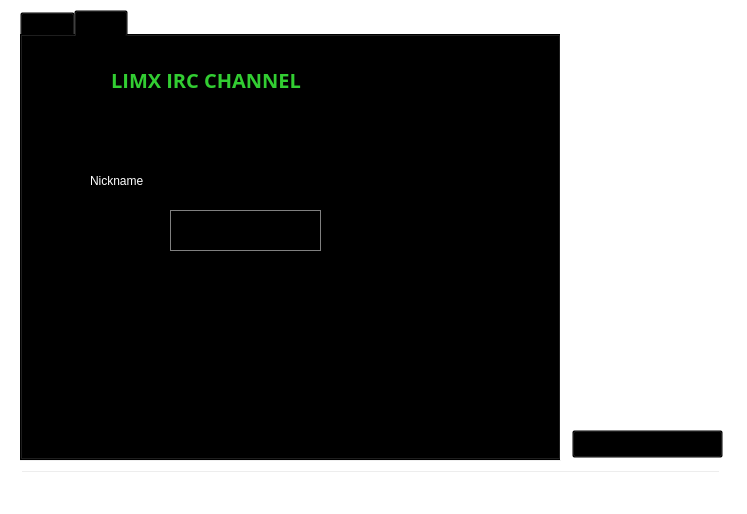
<?xml version="1.0" encoding="UTF-8"?>
<ui version="4.0">
 <class>ChatWindowClass</class>
 <widget class="QWidget" name="ChatWindowClass">
  <property name="geometry">
   <rect>
    <x>0</x>
    <y>0</y>
    <width>747</width>
    <height>514</height>
   </rect>
  </property>
  <property name="styleSheet">
   <string notr="true">background-color: transparent;</string>
  </property>
  <widget class="QWidget" name="widget_2" native="true">
   <property name="geometry">
    <rect>
     <x>0</x>
     <y>0</y>
     <width>741</width>
     <height>511</height>
    </rect>
   </property>
   <widget class="QWidget" name="splitter" native="true">
    <property name="enabled">
     <bool>true</bool>
    </property>
    <property name="geometry">
     <rect>
      <x>10</x>
      <y>10</y>
      <width>721</width>
      <height>501</height>
     </rect>
    </property>
    <property name="styleSheet">
     <string notr="true"/>
    </property>
    <widget class="QTabWidget" name="tab">
     <property name="geometry">
      <rect>
       <x>10</x>
       <y>0</y>
       <width>541</width>
       <height>451</height>
      </rect>
     </property>
     <property name="styleSheet">
      <string notr="true"/>
     </property>
     <property name="tabShape">
      <enum>QTabWidget::Rounded</enum>
     </property>
     <property name="currentIndex">
      <number>1</number>
     </property>
     <property name="tabsClosable">
      <bool>false</bool>
     </property>
     <widget class="QWidget" name="widget_4">
      <attribute name="title">
       <string>Tab 1</string>
      </attribute>
     </widget>
     <widget class="QWidget" name="tab_5">
      <attribute name="title">
       <string>Tab 2</string>
      </attribute>
     </widget>
    </widget>
    <widget class="QLineEdit" name="lineEdit">
     <property name="geometry">
      <rect>
       <x>10</x>
       <y>460</y>
       <width>701</width>
       <height>30</height>
      </rect>
     </property>
     <property name="sizePolicy">
      <sizepolicy hsizetype="Fixed" vsizetype="Fixed">
       <horstretch>0</horstretch>
       <verstretch>0</verstretch>
      </sizepolicy>
     </property>
     <property name="maximumSize">
      <size>
       <width>16777215</width>
       <height>30</height>
      </size>
     </property>
    </widget>
    <widget class="QListView" name="userView">
     <property name="geometry">
      <rect>
       <x>560</x>
       <y>30</y>
       <width>161</width>
       <height>381</height>
      </rect>
     </property>
     <property name="minimumSize">
      <size>
       <width>0</width>
       <height>300</height>
      </size>
     </property>
     <property name="styleSheet">
      <string notr="true">color: rgb(255, 255, 255);</string>
     </property>
    </widget>
    <widget class="QPushButton" name="disconnect">
     <property name="geometry">
      <rect>
       <x>562</x>
       <y>420</y>
       <width>151</width>
       <height>28</height>
      </rect>
     </property>
     <property name="sizePolicy">
      <sizepolicy hsizetype="Preferred" vsizetype="Preferred">
       <horstretch>0</horstretch>
       <verstretch>0</verstretch>
      </sizepolicy>
     </property>
     <property name="text">
      <string>Disconnect</string>
     </property>
    </widget>
   </widget>
   <widget class="QWidget" name="hide3" native="true">
    <property name="geometry">
     <rect>
      <x>10</x>
      <y>10</y>
      <width>731</width>
      <height>501</height>
     </rect>
    </property>
    <property name="styleSheet">
     <string notr="true">background-color: transparent;</string>
    </property>
    <widget class="QWidget" name="layoutWidget">
     <property name="geometry">
      <rect>
       <x>20</x>
       <y>40</y>
       <width>431</width>
       <height>61</height>
      </rect>
     </property>
     <layout class="QHBoxLayout" name="hide1">
      <property name="spacing">
       <number>7</number>
      </property>
      <item>
       <spacer name="horizontalSpacer">
        <property name="orientation">
         <enum>Qt::Horizontal</enum>
        </property>
        <property name="sizeType">
         <enum>QSizePolicy::Fixed</enum>
        </property>
        <property name="sizeHint" stdset="0">
         <size>
          <width>70</width>
          <height>20</height>
         </size>
        </property>
       </spacer>
      </item>
      <item>
       <widget class="QLabel" name="label_9">
        <property name="font">
         <font>
          <family>Open Sans,sans-serif</family>
         </font>
        </property>
        <property name="styleSheet">
         <string notr="true">color: rgb(255, 255, 255);</string>
        </property>
        <property name="text">
         <string>&lt;html&gt;&lt;head/&gt;&lt;body&gt;&lt;p align=&quot;center&quot;&gt;&lt;span style=&quot; font-size:20px; font-weight:600; color:#32cd32;&quot;&gt;LIMX IRC CHANNEL&lt;/span&gt;&lt;/p&gt;&lt;/body&gt;&lt;/html&gt;</string>
        </property>
       </widget>
      </item>
      <item>
       <spacer name="horizontalSpacer_4">
        <property name="orientation">
         <enum>Qt::Horizontal</enum>
        </property>
        <property name="sizeHint" stdset="0">
         <size>
          <width>40</width>
          <height>20</height>
         </size>
        </property>
       </spacer>
      </item>
     </layout>
    </widget>
    <widget class="QLineEdit" name="editPseudo">
     <property name="geometry">
      <rect>
       <x>160</x>
       <y>160</y>
       <width>151</width>
       <height>22</height>
      </rect>
     </property>
     <property name="sizePolicy">
      <sizepolicy hsizetype="Expanding" vsizetype="Preferred">
       <horstretch>0</horstretch>
       <verstretch>0</verstretch>
      </sizepolicy>
     </property>
     <property name="text">
      <string/>
     </property>
    </widget>
    <widget class="QLabel" name="label_5">
     <property name="geometry">
      <rect>
       <x>80</x>
       <y>160</y>
       <width>71</width>
       <height>21</height>
      </rect>
     </property>
     <property name="styleSheet">
      <string notr="true">color: rgb(255, 255, 255);</string>
     </property>
     <property name="text">
      <string>Nickname</string>
     </property>
    </widget>
    <widget class="QPushButton" name="buttonConnect">
     <property name="geometry">
      <rect>
       <x>160</x>
       <y>200</y>
       <width>151</width>
       <height>41</height>
      </rect>
     </property>
     <property name="styleSheet">
      <string notr="true">border-radius:40px;border:1px solid grey</string>
     </property>
     <property name="text">
      <string>Click to connect</string>
     </property>
    </widget>
   </widget>
  </widget>
  <action name="actionQuit">
   <property name="text">
    <string>Quitter</string>
   </property>
   <property name="shortcut">
    <string>Ctrl+Q</string>
   </property>
  </action>
  <action name="actionCloseTab">
   <property name="text">
    <string>Fermer l'onglet</string>
   </property>
  </action>
 </widget>
 <layoutdefault spacing="6" margin="11"/>
 <resources/>
 <connections/>
</ui>
